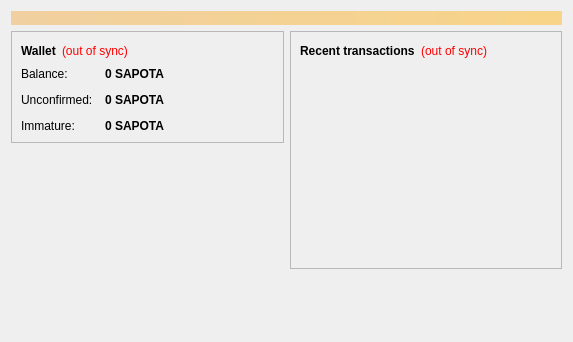
<?xml version="1.0" encoding="UTF-8"?>
<ui version="4.0">
 <class>OverviewPage</class>
 <widget class="QWidget" name="OverviewPage">
  <property name="geometry">
   <rect>
    <x>0</x>
    <y>0</y>
    <width>573</width>
    <height>342</height>
   </rect>
  </property>
  <property name="windowTitle">
   <string>Form</string>
  </property>
  <layout class="QVBoxLayout" name="topLayout">
   <item>
    <widget class="QLabel" name="labelAlerts">
     <property name="visible">
      <bool>false</bool>
     </property>
     <property name="styleSheet">
      <string notr="true">background-color: qlineargradient(x1: 0, y1: 0, x2: 1, y2: 0, stop:0 #F0D0A0, stop:1 #F8D488); color:#000000;</string>
     </property>
     <property name="wordWrap">
      <bool>true</bool>
     </property>
     <property name="margin">
      <number>3</number>
     </property>
    </widget>
   </item>
   <item>
    <layout class="QHBoxLayout" name="horizontalLayout" stretch="1,1">
     <item>
      <layout class="QVBoxLayout" name="verticalLayout_2">
       <item>
        <widget class="QFrame" name="frame">
         <property name="frameShape">
          <enum>QFrame::StyledPanel</enum>
         </property>
         <property name="frameShadow">
          <enum>QFrame::Raised</enum>
         </property>
         <layout class="QVBoxLayout" name="verticalLayout_4">
          <item>
           <layout class="QHBoxLayout" name="horizontalLayout_4">
            <item>
             <widget class="QLabel" name="label_5">
              <property name="font">
               <font>
                <weight>75</weight>
                <bold>true</bold>
               </font>
              </property>
              <property name="text">
               <string>Wallet</string>
              </property>
             </widget>
            </item>
            <item>
             <widget class="QLabel" name="labelWalletStatus">
              <property name="toolTip">
               <string>The displayed information may be out of date. Your wallet automatically synchronizes with the Sapotacoin network after a connection is established, but this process has not completed yet.</string>
              </property>
              <property name="styleSheet">
               <string notr="true">QLabel { color: red; }</string>
              </property>
              <property name="text">
               <string notr="true">(out of sync)</string>
              </property>
              <property name="alignment">
               <set>Qt::AlignLeading|Qt::AlignLeft|Qt::AlignVCenter</set>
              </property>
             </widget>
            </item>
            <item>
             <spacer name="horizontalSpacer_2">
              <property name="orientation">
               <enum>Qt::Horizontal</enum>
              </property>
              <property name="sizeHint" stdset="0">
               <size>
                <width>40</width>
                <height>20</height>
               </size>
              </property>
             </spacer>
            </item>
           </layout>
          </item>
          <item>
           <layout class="QFormLayout" name="formLayout_2">
            <property name="fieldGrowthPolicy">
             <enum>QFormLayout::AllNonFixedFieldsGrow</enum>
            </property>
            <property name="horizontalSpacing">
             <number>12</number>
            </property>
            <property name="verticalSpacing">
             <number>12</number>
            </property>
            <item row="0" column="0">
             <widget class="QLabel" name="label">
              <property name="text">
               <string>Balance:</string>
              </property>
             </widget>
            </item>
            <item row="0" column="1">
             <widget class="QLabel" name="labelBalance">
              <property name="font">
               <font>
                <weight>75</weight>
                <bold>true</bold>
               </font>
              </property>
              <property name="cursor">
               <cursorShape>IBeamCursor</cursorShape>
              </property>
              <property name="toolTip">
               <string>Your current balance</string>
              </property>
              <property name="text">
               <string notr="true">0 SAPOTA</string>
              </property>
              <property name="textInteractionFlags">
               <set>Qt::LinksAccessibleByMouse|Qt::TextSelectableByKeyboard|Qt::TextSelectableByMouse</set>
              </property>
             </widget>
            </item>
            <item row="1" column="0">
             <widget class="QLabel" name="label_3">
              <property name="text">
               <string>Unconfirmed:</string>
              </property>
             </widget>
            </item>
            <item row="1" column="1">
             <widget class="QLabel" name="labelUnconfirmed">
              <property name="font">
               <font>
                <weight>75</weight>
                <bold>true</bold>
               </font>
              </property>
              <property name="cursor">
               <cursorShape>IBeamCursor</cursorShape>
              </property>
              <property name="toolTip">
               <string>Total of transactions that have yet to be confirmed, and do not yet count toward the current balance</string>
              </property>
              <property name="text">
               <string notr="true">0 SAPOTA</string>
              </property>
              <property name="textInteractionFlags">
               <set>Qt::LinksAccessibleByMouse|Qt::TextSelectableByKeyboard|Qt::TextSelectableByMouse</set>
              </property>
             </widget>
            </item>
            <item row="2" column="0">
             <widget class="QLabel" name="labelImmatureText">
              <property name="text">
               <string>Immature:</string>
              </property>
             </widget>
            </item>
            <item row="2" column="1">
             <widget class="QLabel" name="labelImmature">
              <property name="font">
               <font>
                <weight>75</weight>
                <bold>true</bold>
               </font>
              </property>
              <property name="toolTip">
               <string>Mined balance that has not yet matured</string>
              </property>
              <property name="text">
               <string notr="true">0 SAPOTA</string>
              </property>
              <property name="textInteractionFlags">
               <set>Qt::LinksAccessibleByMouse|Qt::TextSelectableByKeyboard|Qt::TextSelectableByMouse</set>
              </property>
             </widget>
            </item>
           </layout>
          </item>
         </layout>
        </widget>
       </item>
       <item>
        <spacer name="verticalSpacer">
         <property name="orientation">
          <enum>Qt::Vertical</enum>
         </property>
         <property name="sizeHint" stdset="0">
          <size>
           <width>20</width>
           <height>40</height>
          </size>
         </property>
        </spacer>
       </item>
      </layout>
     </item>
     <item>
      <layout class="QVBoxLayout" name="verticalLayout_3">
       <item>
        <widget class="QFrame" name="frame_2">
         <property name="frameShape">
          <enum>QFrame::StyledPanel</enum>
         </property>
         <property name="frameShadow">
          <enum>QFrame::Raised</enum>
         </property>
         <layout class="QVBoxLayout" name="verticalLayout">
          <item>
           <layout class="QHBoxLayout" name="horizontalLayout_2">
            <item>
             <widget class="QLabel" name="label_4">
              <property name="text">
               <string>&lt;b&gt;Recent transactions&lt;/b&gt;</string>
              </property>
             </widget>
            </item>
            <item>
             <widget class="QLabel" name="labelTransactionsStatus">
              <property name="toolTip">
               <string>The displayed information may be out of date. Your wallet automatically synchronizes with the Sapotacoin network after a connection is established, but this process has not completed yet.</string>
              </property>
              <property name="styleSheet">
               <string notr="true">QLabel { color: red; }</string>
              </property>
              <property name="text">
               <string notr="true">(out of sync)</string>
              </property>
              <property name="alignment">
               <set>Qt::AlignRight|Qt::AlignTrailing|Qt::AlignVCenter</set>
              </property>
             </widget>
            </item>
            <item>
             <spacer name="horizontalSpacer">
              <property name="orientation">
               <enum>Qt::Horizontal</enum>
              </property>
              <property name="sizeHint" stdset="0">
               <size>
                <width>40</width>
                <height>20</height>
               </size>
              </property>
             </spacer>
            </item>
           </layout>
          </item>
          <item>
           <widget class="QListView" name="listTransactions">
            <property name="styleSheet">
             <string notr="true">QListView { background: transparent; }</string>
            </property>
            <property name="frameShape">
             <enum>QFrame::NoFrame</enum>
            </property>
            <property name="verticalScrollBarPolicy">
             <enum>Qt::ScrollBarAlwaysOff</enum>
            </property>
            <property name="horizontalScrollBarPolicy">
             <enum>Qt::ScrollBarAlwaysOff</enum>
            </property>
            <property name="selectionMode">
             <enum>QAbstractItemView::NoSelection</enum>
            </property>
           </widget>
          </item>
         </layout>
        </widget>
       </item>
       <item>
        <spacer name="verticalSpacer_2">
         <property name="orientation">
          <enum>Qt::Vertical</enum>
         </property>
         <property name="sizeHint" stdset="0">
          <size>
           <width>20</width>
           <height>40</height>
          </size>
         </property>
        </spacer>
       </item>
      </layout>
     </item>
    </layout>
   </item>
  </layout>
 </widget>
 <resources/>
 <connections/>
</ui>
